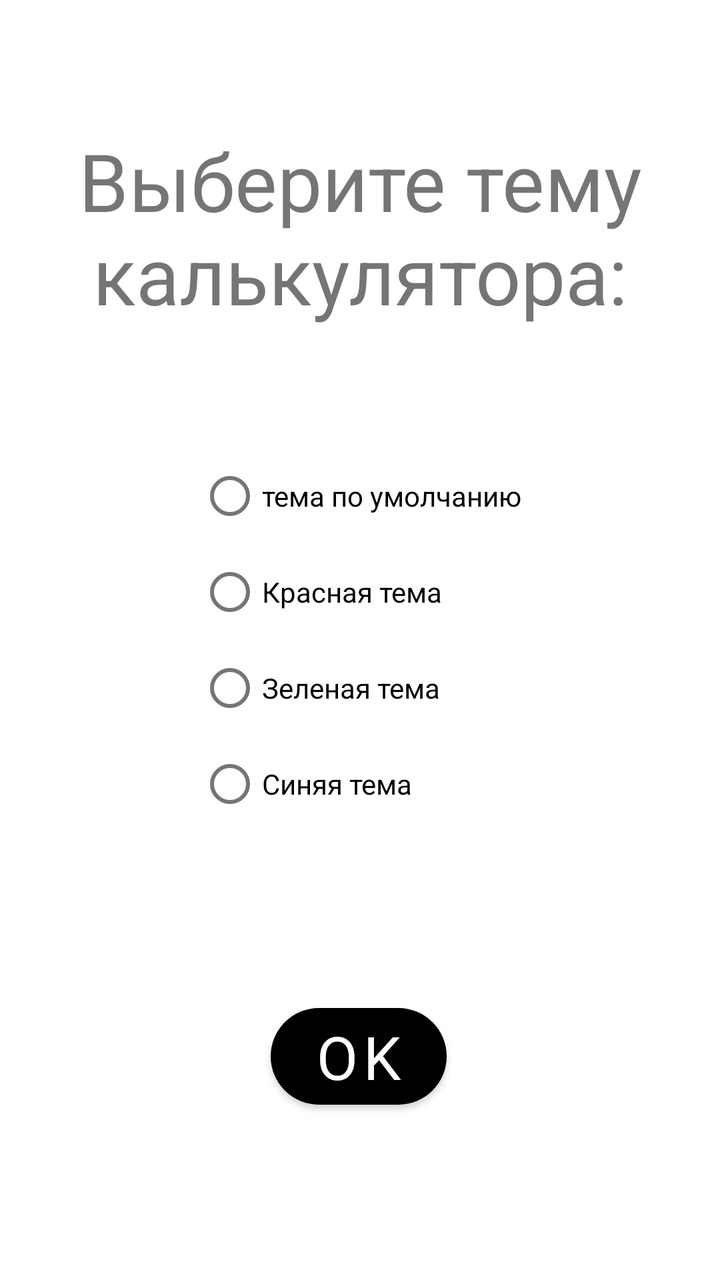
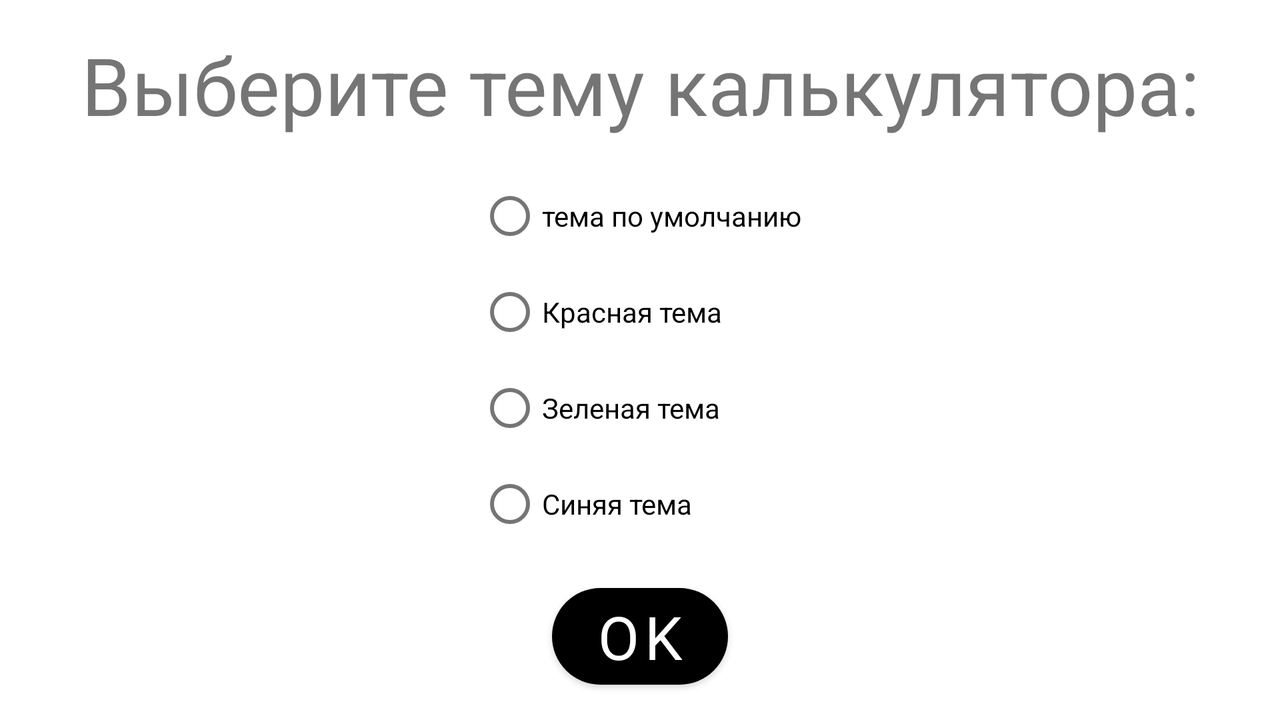

The same Android screen from two of the app's own layout files: first res/layout/ as a phone draws it, then the repository's variant for another configuration, drawn on a device whose configuration selects that folder. Both files follow.
<!-- AndroidManifest.xml: application theme Theme.Calculator -->
<!-- res/layout/activity_change_theme.xml -->
<?xml version="1.0" encoding="utf-8"?>
<androidx.constraintlayout.widget.ConstraintLayout xmlns:android="http://schemas.android.com/apk/res/android"
    xmlns:app="http://schemas.android.com/apk/res-auto"
    xmlns:tools="http://schemas.android.com/tools"
    android:layout_width="match_parent"
    android:layout_height="match_parent"
    tools:context=".MainActivity"
    android:orientation="vertical">

    <TextView
        android:layout_width="wrap_content"
        android:layout_height="wrap_content"
        android:gravity="center_horizontal"
        android:text="@string/Selecting"
        android:textSize="@dimen/text_size"
        app:layout_constraintBottom_toTopOf="@+id/radioButtons"
        app:layout_constraintEnd_toEndOf="parent"
        app:layout_constraintHorizontal_bias="0.0"
        app:layout_constraintStart_toStartOf="parent"
        app:layout_constraintTop_toTopOf="parent"
        app:layout_constraintVertical_bias="0.513">

    </TextView>

    <com.google.android.material.button.MaterialButton
        android:id="@+id/buttonOk"
        android:layout_width="wrap_content"
        android:layout_height="wrap_content"
        android:text="@string/ok"
        app:layout_constraintBottom_toBottomOf="parent"
        app:layout_constraintEnd_toEndOf="parent"
        app:layout_constraintHorizontal_bias="0.498"
        app:layout_constraintStart_toStartOf="parent"
        app:layout_constraintTop_toBottomOf="@+id/radioButtons" />

    <RadioGroup
        android:id="@+id/radioButtons"
        android:layout_width="wrap_content"
        android:layout_height="wrap_content"
        app:layout_constraintBottom_toBottomOf="parent"
        app:layout_constraintEnd_toEndOf="parent"
        app:layout_constraintStart_toStartOf="parent"
        app:layout_constraintTop_toTopOf="parent">

        <com.google.android.material.radiobutton.MaterialRadioButton
            android:id="@+id/radioButtonMaterialDefault"
            android:layout_width="match_parent"
            android:layout_height="wrap_content"
            android:text="@string/themedefault" />

        <com.google.android.material.radiobutton.MaterialRadioButton
            android:id="@+id/radioButtonMaterialRed"
            android:layout_width="match_parent"
            android:layout_height="wrap_content"
            android:text="@string/themered" />

        <com.google.android.material.radiobutton.MaterialRadioButton
            android:id="@+id/radioButtonMaterialGreen"
            android:layout_width="match_parent"
            android:layout_height="wrap_content"
            android:text="@string/themegreen" />

        <com.google.android.material.radiobutton.MaterialRadioButton
            android:id="@+id/radioButtonMaterialBlue"
            android:layout_width="match_parent"
            android:layout_height="wrap_content"
            android:text="@string/themeblue" />

    </RadioGroup>
</androidx.constraintlayout.widget.ConstraintLayout>
<!-- resources referenced by this layout -->
<resources>
  <dimen name="text_size">40sp</dimen>
  <string name="Selecting">Выберите тему калькулятора:</string>
  <string name="ok">OK</string>
  <string name="themeblue">Синяя тема</string>
  <string name="themedefault">тема по умолчанию</string>
  <string name="themegreen">Зеленая тема</string>
  <string name="themered">Красная тема</string>
  <style name="Theme.Calculator" parent="Theme.MaterialComponents.DayNight.NoActionBar">
          
          <item name="colorPrimary">@color/black</item>
          <item name="colorPrimaryVariant">@color/purple_700</item>
          <item name="colorOnPrimary">@color/white</item>
          
          <item name="colorSecondary">@color/teal_200</item>
          <item name="colorSecondaryVariant">@color/teal_700</item>
          <item name="colorOnSecondary">@color/platinum</item>
          
          <item name="android:statusBarColor" tools:targetApi="l">?attr/colorPrimaryVariant</item>
          
          <item name="windowNoTitle">true</item>
          <item name="android:windowFullscreen">true</item>
          <item name="materialButtonStyle">@style/CalcButton</item>
          <item name="editTextColor">@style/MyTextStyle</item>
      </style>
  <color name="black">#FF000000</color>
  <color name="purple_700">#FF3700B3</color>
  <color name="white">#FFFFFFFF</color>
  <color name="teal_200">#FF03DAC5</color>
  <color name="teal_700">#FF018786</color>
  <color name="platinum">#E7E7E7</color>
  <style name="CalcButton" parent="Widget.MaterialComponents.Button">
          <item name="android:gravity">center_horizontal</item>
          <item name="android:layout_width">wrap_content</item>
          <item name="android:shape">rectangle</item>
          <item name="cornerRadius">40dp</item>
          <item name="android:layout_margin">5dp</item>
          <item name="android:layout_height">wrap_content</item>
          <item name="android:fontFamily">@font/special_elite</item>
          <item name="android:textSize">@dimen/calc_button_android_text_size</item>
      </style>
  <style name="MyTextStyle">
          <item name="android:layout_width">wrap_content</item>
          <item name="android:ems">50</item>
          <item name="android:layout_height">wrap_content</item>
          <item name="android:layout_marginTop">-50dp</item>
          <item name="android:gravity">end</item>
          <item name="android:layout_marginBottom">-50dp</item>
          <item name="android:textSize">@dimen/display_size</item>
      </style>
  <dimen name="calc_button_android_text_size">30sp</dimen>
  <dimen name="display_size">50sp</dimen>
</resources>
<!-- res/layout-land/activity_change_theme.xml (the repository's variant of the layout above) -->
<!-- drawn on the phone turned sideways -->
<?xml version="1.0" encoding="utf-8"?>
<androidx.constraintlayout.widget.ConstraintLayout xmlns:android="http://schemas.android.com/apk/res/android"
    xmlns:app="http://schemas.android.com/apk/res-auto"
    xmlns:tools="http://schemas.android.com/tools"
    android:layout_width="match_parent"
    android:layout_height="match_parent"
    tools:context=".MainActivity"
    android:orientation="horizontal">

    <TextView
        android:layout_width="wrap_content"
        android:layout_height="wrap_content"
        android:gravity="center_horizontal"
        android:text="@string/Selecting"
        android:textSize="@dimen/text_size"
        app:layout_constraintBottom_toTopOf="@+id/radioButtons"
        app:layout_constraintEnd_toEndOf="parent"
        app:layout_constraintStart_toStartOf="parent"
        app:layout_constraintTop_toTopOf="parent"
        app:layout_constraintVertical_bias="0.508">

    </TextView>

    <com.google.android.material.button.MaterialButton
        android:id="@+id/buttonOk"
        android:layout_width="wrap_content"
        android:layout_height="wrap_content"
        android:text="@string/ok"
        app:layout_constraintBottom_toBottomOf="parent"
        app:layout_constraintEnd_toEndOf="parent"
        app:layout_constraintStart_toStartOf="parent"
        app:layout_constraintTop_toBottomOf="@+id/radioButtons" />

    <RadioGroup
        android:id="@+id/radioButtons"
        android:layout_width="wrap_content"
        android:layout_height="wrap_content"
        app:layout_constraintBottom_toBottomOf="parent"
        app:layout_constraintEnd_toEndOf="parent"
        app:layout_constraintStart_toStartOf="parent"
        app:layout_constraintTop_toTopOf="parent">

        <com.google.android.material.radiobutton.MaterialRadioButton
            android:id="@+id/radioButtonMaterialDefault"
            android:layout_width="match_parent"
            android:layout_height="wrap_content"
            android:text="@string/themedefault" />

        <com.google.android.material.radiobutton.MaterialRadioButton
            android:id="@+id/radioButtonMaterialRed"
            android:layout_width="match_parent"
            android:layout_height="wrap_content"
            android:text="@string/themered" />

        <com.google.android.material.radiobutton.MaterialRadioButton
            android:id="@+id/radioButtonMaterialGreen"
            android:layout_width="match_parent"
            android:layout_height="wrap_content"
            android:text="@string/themegreen" />

        <com.google.android.material.radiobutton.MaterialRadioButton
            android:id="@+id/radioButtonMaterialBlue"
            android:layout_width="match_parent"
            android:layout_height="wrap_content"
            android:text="@string/themeblue" />

    </RadioGroup>
</androidx.constraintlayout.widget.ConstraintLayout>
